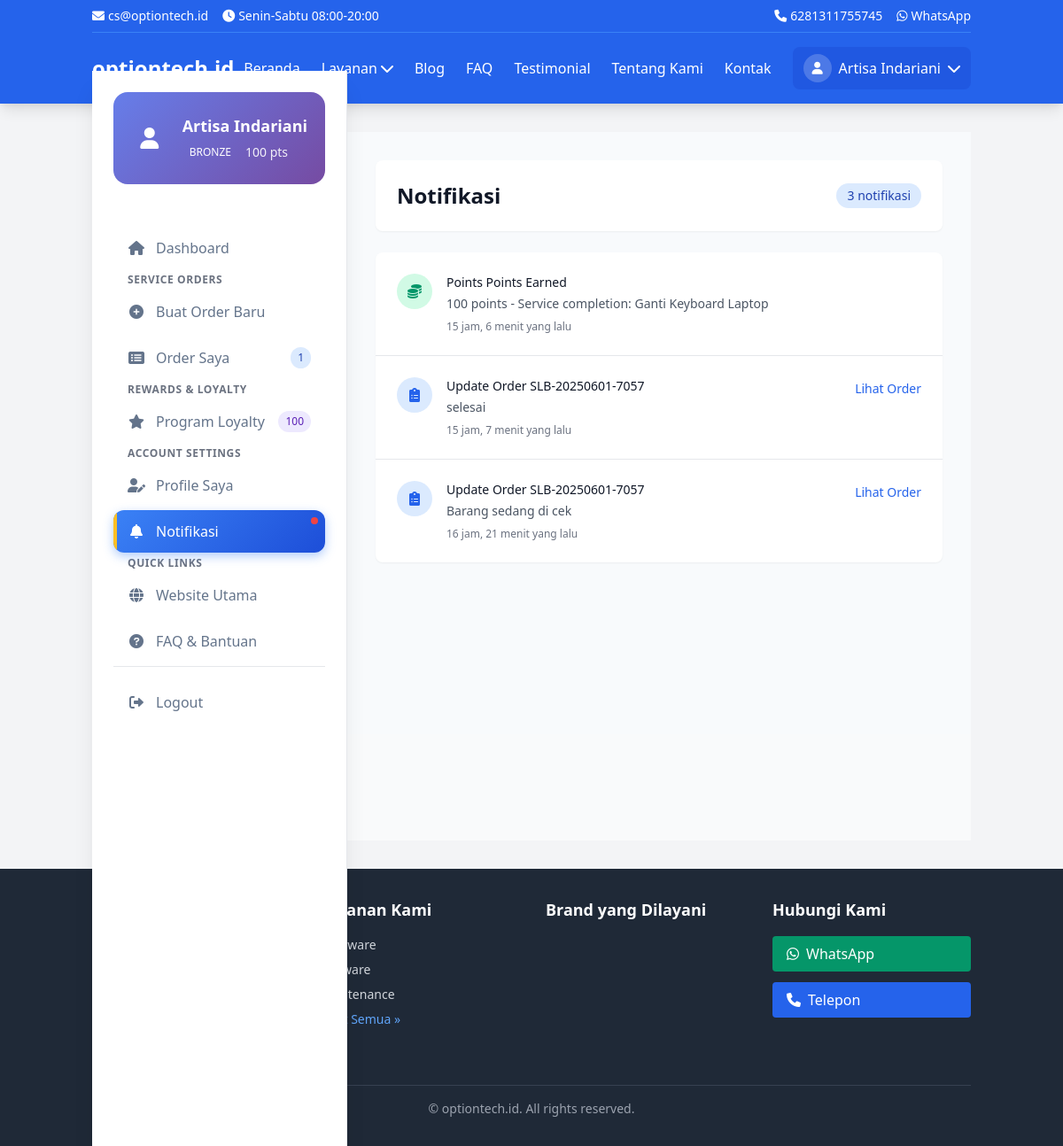
Page /customer/notifications/ (signed in) on the earlier database version.
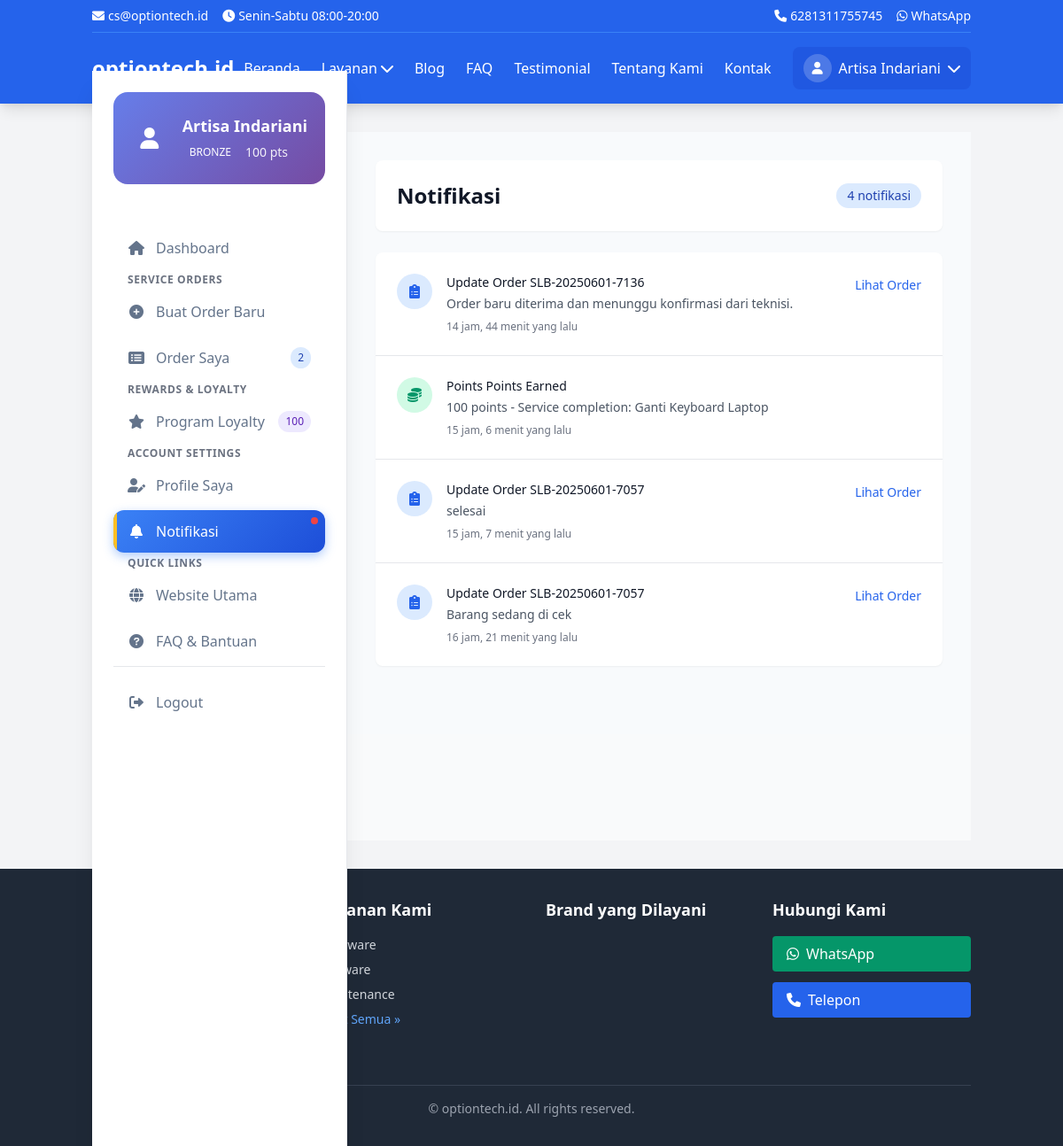
Same page on the later database version.
### customers/models.py (models this page shows, shortened)
class PointTransaction(TimeStampedModel):
    TRANSACTION_TYPES = [
        ('EARNED', 'Points Earned'),
        ('REDEEMED', 'Points Redeemed'),
        ('EXPIRED', 'Points Expired'),
        ('BONUS', 'Bonus Points'),
        ('ADJUSTMENT', 'Manual Adjustment')
    ]
    customer = models.ForeignKey(CustomerProfile, on_delete=models.CASCADE, related_name='point_transactions')
    points = models.IntegerField()  # Positive for earned, negative for redeemed
    transaction_type = models.CharField(max_length=20, choices=TRANSACTION_TYPES)
    reason = models.CharField(max_length=255)
    order = models.ForeignKey(ServiceOrder, on_delete=models.SET_NULL, null=True, blank=True)
    class Meta:
        ordering = ['-created_at']

class ServiceOrder(TimeStampedModel):
    STATUS_CHOICES = [
        ('PENDING', 'Menunggu Konfirmasi'),
        ('CONFIRMED', 'Dikonfirmasi'),
        ('IN_PROGRESS', 'Sedang Dikerjakan'),
        ('WAITING_PARTS', 'Menunggu Spare Part'),
        ('TESTING', 'Testing & Quality Check'),
        ('COMPLETED', 'Selesai'),
        ('DELIVERED', 'Sudah Diambil'),
        ('CANCELLED', 'Dibatalkan'),
    ]
    PRIORITY_CHOICES = [
        ('LOW', 'Normal'),
        ('MEDIUM', 'Prioritas'),
        ('HIGH', 'Express'),
        ('URGENT', 'Emergency')
    ]
    order_number = models.CharField(max_length=20, unique=True)
    customer = models.ForeignKey(CustomerProfile, on_delete=models.CASCADE, related_name='orders')
    service = models.ForeignKey(Service, on_delete=models.CASCADE)
    device_brand = models.CharField(max_length=50)
    device_model = models.CharField(max_length=100)
    device_serial = models.CharField(max_length=100, blank=True)
    device_condition = models.TextField(help_text="Kondisi awal device saat diterima")
    problem_description = models.TextField()
    status = models.CharField(max_length=20, choices=STATUS_CHOICES, default='PENDING')
    priority = models.CharField(max_length=10, choices=PRIORITY_CHOICES, default='LOW')
    estimated_completion = models.DateTimeField(null=True, blank=True)
    actual_completion = models.DateTimeField(null=True, blank=True)
    estimated_cost = models.DecimalField(max_digits=10, decimal_places=2, default=0)
    final_cost = models.DecimalField(max_digits=10, decimal_places=2, default=0)
    discount_amount = models.DecimalField(max_digits=10, decimal_places=2, default=0)
    total_paid = models.DecimalField(max_digits=10, decimal_places=2, default=0)
    assigned_technician = models.CharField(max_length=100, blank=True)
    internal_notes = models.TextField(blank=True, help_text="Internal notes for technicians")
    customer_notes = models.TextField(blank=True, help_text="Notes visible to customer")
    warranty_period = models.IntegerField(default=30, help_text="Warranty period in days")
    warranty_expiry = models.DateTimeField(null=True, blank=True)
    class Meta:
        ordering = ['-created_at']
        verbose_name = "Service Order"
        verbose_name_plural = "Service Orders"

class ServiceUpdate(TimeStampedModel):
    order = models.ForeignKey(ServiceOrder, on_delete=models.CASCADE, related_name='updates')
    status = models.CharField(max_length=20, choices=ServiceOrder.STATUS_CHOICES)
    message = models.TextField()
    is_visible_to_customer = models.BooleanField(default=True)
    created_by = models.CharField(max_length=100, default='System')
    class Meta:
        ordering = ['-created_at']

### services/models.py (models this page shows, shortened)
class ServiceCategory(TimeStampedModel):
    name = models.CharField(max_length=100)
    slug = models.SlugField(unique=True, blank=True)
    description = models.TextField(blank=True)
    icon = models.CharField(max_length=255, blank=True)
    order = models.IntegerField(default=0, help_text="Urutan tampil")
    class Meta:
        ordering = ['order', 'name']
        verbose_name = "Service Category"
        verbose_name_plural = "Service Categories"

### customers/views.py (the view)
# urls.py: path('notifications/', views.notifications_view, name='notifications'),
@login_required
def notifications_view(request):
    try:
        profile = request.user.customerprofile
    except CustomerProfile.DoesNotExist:
        profile = CustomerProfile.objects.create(user=request.user)
    notifications = []
    recent_updates = []
    for order in ServiceOrder.objects.filter(customer=profile)[:10]:
        for update in order.updates.filter(is_visible_to_customer=True)[:2]:
            recent_updates.append({
                'type': 'order_update',
                'title': f'Update Order {order.order_number}',
                'message': update.message,
                'date': update.created_at,
                'order': order
            })
    for transaction in PointTransaction.objects.filter(customer=profile)[:5]:
        recent_updates.append({
            'type': 'points',
            'title': f'Points {transaction.get_transaction_type_display()}',
            'message': f'{transaction.points} points - {transaction.reason}',
            'date': transaction.created_at
        })
    notifications = sorted(recent_updates, key=lambda x: x['date'], reverse=True)[:20]
    context = {
        'notifications': notifications,
        'profile': profile,
        'page_title': 'Notifikasi - Service Laptop Bandung'
    }
    return render(request, 'customers/notifications.html', context)

### core/context_processors.py (called while the page is built)
def business_info(request):
    try:
        business = BusinessInfo.objects.first()
        return {'business_info': business}
    except BusinessInfo.DoesNotExist:
        return {'business_info': None}

def navigation_data(request):
    return {
        'nav_service_categories': ServiceCategory.objects.all()[:5],
        'nav_brands': LaptopBrand.objects.filter(is_supported=True)[:8]
    }

### templates/customers/notifications.html (shortened to what this page needs)
{% extends 'customers/base_customer.html' %}
{% load static %}
{% block customer_content %}
<div class="space-y-6">
    <div class="bg-white rounded-lg shadow-sm p-6">
        <div class="flex items-center justify-between">
            <h1 class="text-2xl font-bold text-gray-900">Notifikasi</h1>
            <span class="bg-blue-100 text-blue-800 text-sm px-3 py-1 rounded-full">
                {{ notifications|length }} notifikasi
            </span>
        </div>
    </div>
    {% if notifications %}
    <div class="bg-white rounded-lg shadow-sm">
        <div class="divide-y divide-gray-200">
            {% for notification in notifications %}
            <div class="p-6 hover:bg-gray-50 transition-colors">
                <div class="flex items-start space-x-4">
                    <div class="flex-shrink-0">
                        {% if notification.type == 'order_update' %}
                        <div class="bg-blue-100 w-10 h-10 rounded-full flex items-center justify-center">
                            <i class="fas fa-clipboard-list text-blue-600"></i>
                        </div>
                        {% elif notification.type == 'points' %}
                        <div class="bg-green-100 w-10 h-10 rounded-full flex items-center justify-center">
                            <i class="fas fa-coins text-green-600"></i>
                        </div>
                        {% else %}
                        <div class="bg-gray-100 w-10 h-10 rounded-full flex items-center justify-center">
                            <i class="fas fa-bell text-gray-600"></i>
                        </div>
                        {% endif %}
                    </div>
                    <div class="flex-1 min-w-0">
                        <h3 class="text-sm font-medium text-gray-900">
                            {{ notification.title }}
                        </h3>
                        <p class="text-sm text-gray-600 mt-1">
                            {{ notification.message }}
                        </p>
                        <p class="text-xs text-gray-500 mt-2">
                            {{ notification.date|timesince }} yang lalu
                        </p>
                    </div>
                    {% if notification.order %}
                    <div class="flex-shrink-0">
                        <a href="{% url 'customers:order_detail' notification.order.order_number %}"
                           class="text-blue-600 hover:text-blue-800 text-sm font-medium">
                            Lihat Order
                        </a>
                    </div>
                    {% endif %}
                </div>
            </div>
            {% endfor %}
        </div>
    </div>
    {% else %}
    <div class="bg-white rounded-lg shadow-sm p-12 text-center">
        <i class="fas fa-bell-slash text-gray-400 text-6xl mb-4"></i>
        <h3 class="text-xl text-gray-600 mb-2">Belum Ada Notifikasi</h3>
        <p class="text-gray-500">Notifikasi order dan update akan muncul di sini</p>
    </div>
    {% endif %}
</div>
{% endblock %}

### templates/customers/base_customer.html (shortened to what the changed rows need)
{% extends 'base.html' %}
{% load static %}
{% block content %}
<div class="min-h-screen bg-gray-50">
    <div class="desktop-sidebar hidden lg:fixed lg:inset-y-0 lg:flex lg:w-72 lg:flex-col lg:pt-20 z-30">
        <div class="flex flex-col flex-1 bg-white shadow-xl border-r border-gray-200">
            <nav class="flex-1 px-6 pb-6 sidebar-nav">
                <div class="space-y-1">
                    <div class="nav-item">
                        <a href="{% url 'customers:orders' %}"
                           class="nav-link {% if 'orders' in request.resolver_match.url_name and request.resolver_match.url_name != 'create_order' %}active{% endif %}">
                            <div class="nav-icon">
                                <i class="fas fa-list-alt"></i>
                            </div>
                            <span>Order Saya</span>
                            {% if user.customerprofile %}
                                {% with active_orders=user.customerprofile.orders.all|length %}
                                    {% if active_orders > 0 %}
                                    <span class="ml-auto bg-blue-100 text-blue-800 text-xs px-2 py-1 rounded-full">
                                        {{ active_orders }}
                                    </span>
                                    {% endif %}
                                {% endwith %}
                            {% endif %}
                        </a>
                    </div>
                </div>
            </nav>
        </div>
    </div>
    <div class="lg:pl-72">
        <main class="main-content p-4 lg:p-8">
            {% block customer_content %}
            {% endblock %}
        </main>
    </div>
</div>
{% endblock %}

### templates/base.html (shortened to what the changed rows need)
<!DOCTYPE html>
<html lang="id">
<head>
    {% block og_image %}{% load static %}{{ request.scheme }}://{{ request.get_host }}{% static 'img/logo-og.jpg' %}{% endblock %}">
    {% load schema_tags %}
    {% load static %}
    <link href="https://cdn.jsdelivr.net/npm/tailwindcss@2.2.19/dist/tailwind.min.css" rel="stylesheet">
    <link rel="stylesheet" href="https://cdnjs.cloudflare.com/ajax/libs/font-awesome/6.0.0/css/all.min.css">
</head>
<body class="bg-gray-100 min-h-screen flex flex-col">
<main class="flex-grow container mx-auto px-4 py-8">
    {% block content %}
    {% endblock %}
</main>
<footer class="bg-gray-800 text-white mt-auto">
    <div class="container mx-auto px-4 py-8">
        <div class="grid md:grid-cols-4 gap-8">
            <div>
                <ul class="space-y-2 text-sm">
                    {% for category in nav_service_categories %}
                        <li>
                            <a href="{% url 'services:category' category.slug %}"
                               class="text-gray-300 hover:text-white">
                                {{ category.name }}
                            </a>
                        </li>
                    {% endfor %}
                </ul>
            </div>
        </div>
    </div>
</footer>
</body>
</html>

Differences in the rows shown:
added ServiceOrder: title "Update Order SLB-20250601-7136", message "Order baru diterima dan menunggu konfirmasi dari teknisi.", date "14 jam, 44 menit", shows "Lihat Order"
Other differences:
{{ active_orders }}: "1" → "2"
{{ notifications|length }}: "3" → "4"
